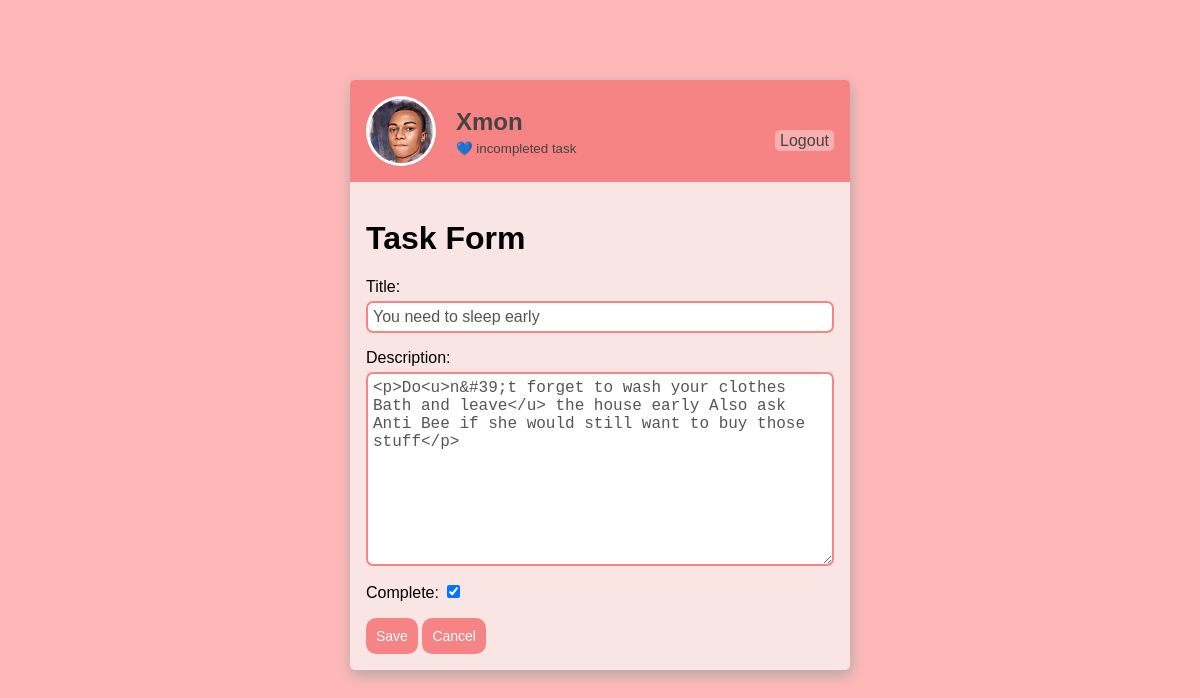
Page /task-update/19/ (signed in) on the earlier database version.
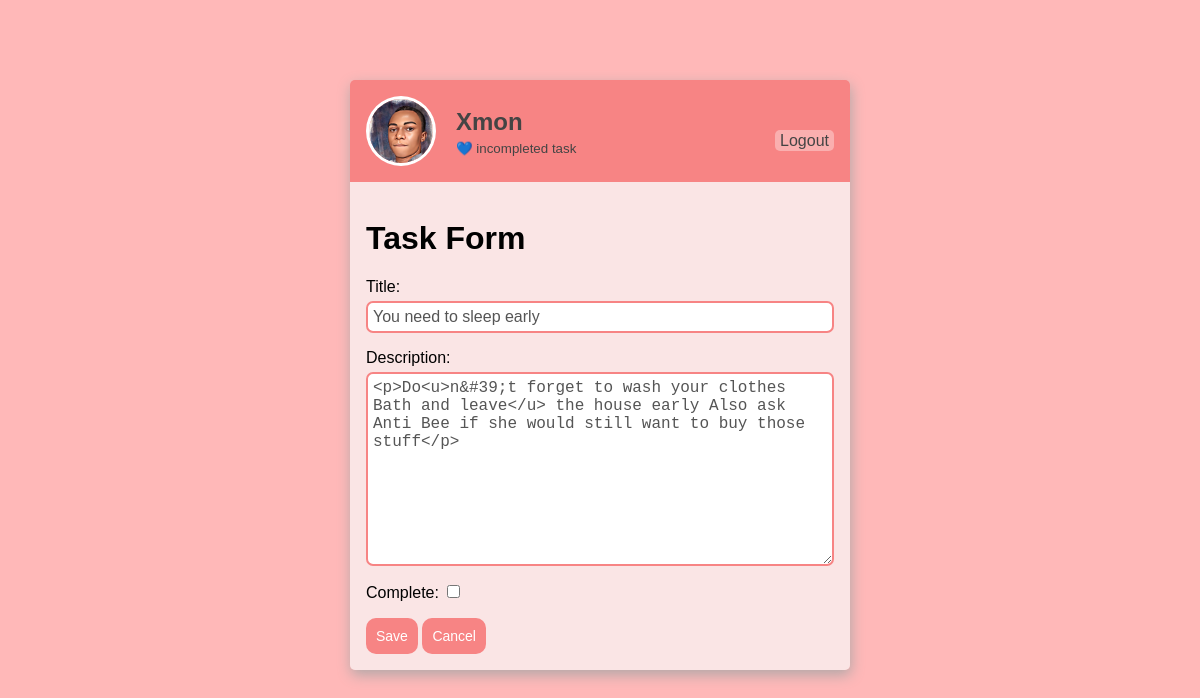
Same page on the later database version.
### base/models.py (models this page shows, shortened)
class Task(models.Model):
    user = models.ForeignKey(User, on_delete=models.CASCADE, null = True, blank=True)
    title = models.CharField(max_length=200)
    description = RichTextField(blank=True, null=True)
    complete = models.BooleanField(default = False)
    created = models.DateTimeField(auto_now_add=True)
    class Meta:
        ordering = ['complete']

### base/views.py (the view)
# urls.py: path('task-update/<int:pk>/', TaskUpdate.as_view(), name='task-update'),
class TaskUpdate(LoginRequiredMixin, UpdateView):
	model = Task
	fields = ['title', 'description', 'complete']
	template_name = 'base/task_create.html'
	success_url = reverse_lazy('tasks')

### base/templates/base/task_create.html (shortened to what this page needs)
{% extends 'base/main.html' %}
{% block content %}
<h1>Task Form</h1>
<form method="POST" action="">
    {{form.as_p}}
    <input class="button-class" type="submit" value="Save">
    <button class="button-class">
        <a style="color: white;" href="{% url 'tasks' %}">Cancel</a>
    </button>
</form>
{% endblock %}

Differences in the rows shown:
changed Task "You need to sleep early": complete "☑" → "☐"
